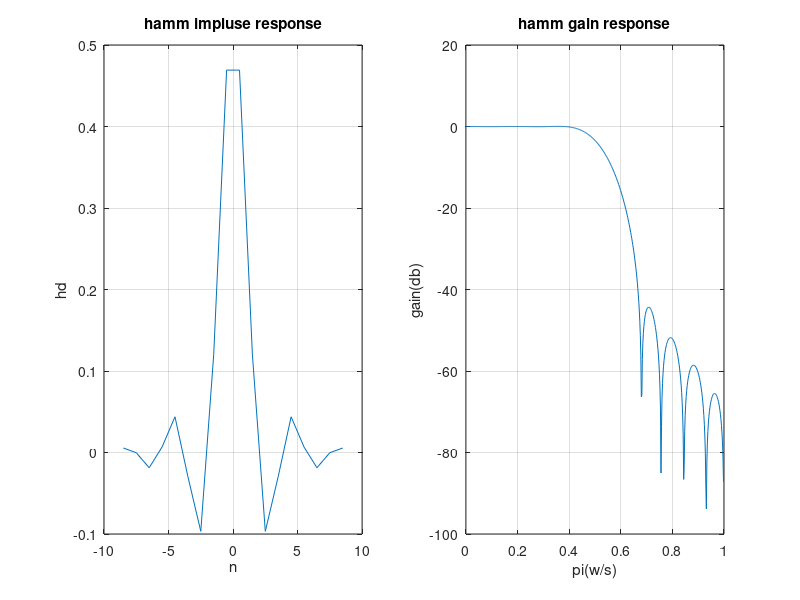
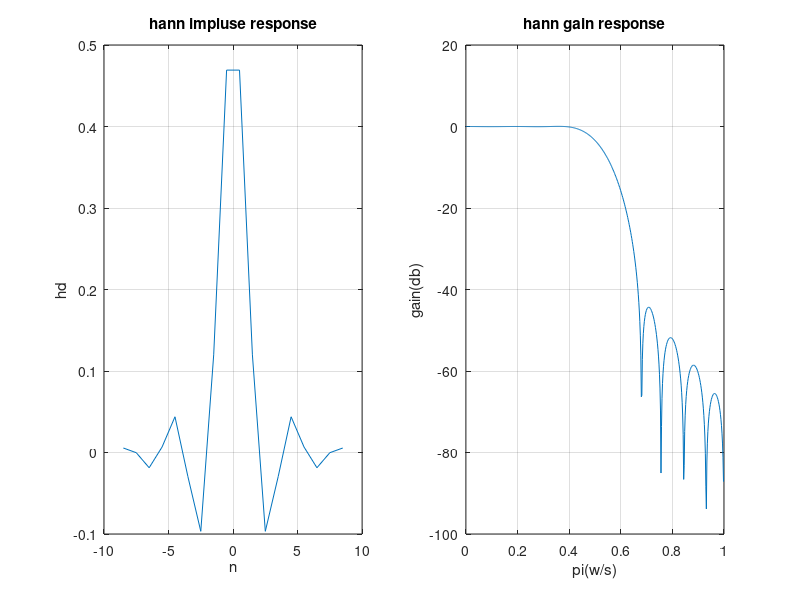
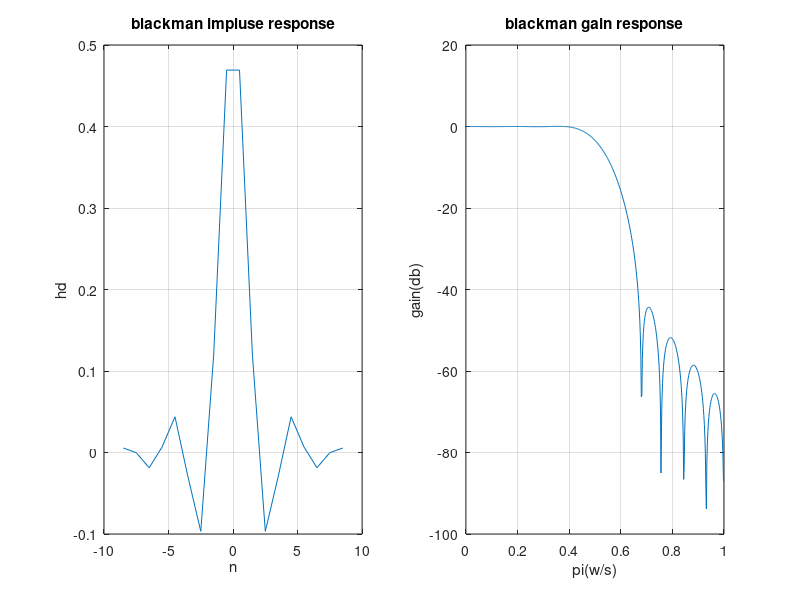
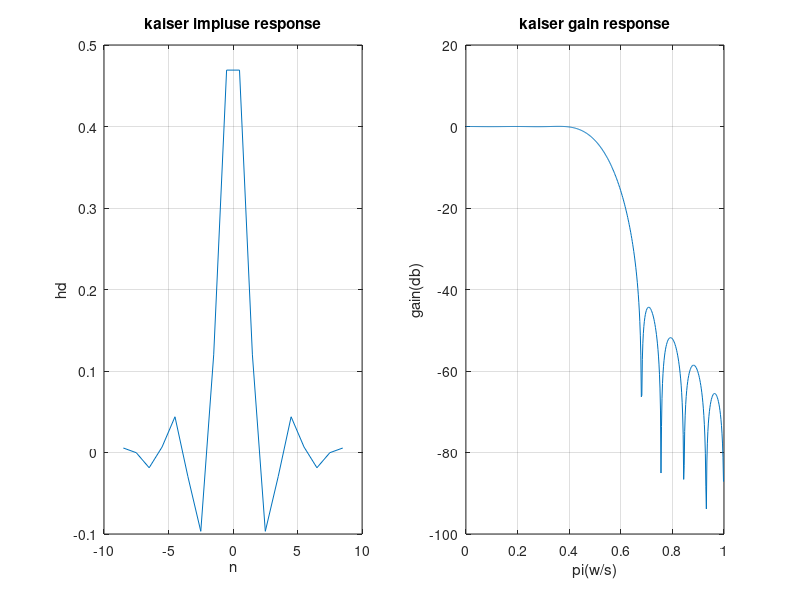

These figures' MATLAB source, in order:
alphaP = 1 - 10 ^ (0.3 / -20);
alphaS = 10 ^ (40 / -20);

figure(1);
fcuts = [3.0/15*2, 5.0/15*2];
mags = [1, 0];
devs = [alphaP, alphaS];
[n, Wn, beta, ftype] = kaiserord(fcuts, mags, devs);

kaiser_win = kaiser(n+1, beta);
hamm_win = hamming(n+1);
hann_win = hanning(n+1);
blackman_win = blackman(n+1);

wins = [hamm_win, hann_win, blackman_win, kaiser_win]
titles = {
    'hamm impluse response',
    'hann impluse response',
    'blackman impluse response',
    'kaiser impluse response'
    };
  
titles2 = {
    'hamm gain response',
    'hann gain response',
    'blackman gain response',
    'kaiser gain response'
    };

x = -n/2 : n/2;

for i = 1 : 4
  figure(i);
  
  subplot(1,2,1);
  hh = fir1(n, Wn, ftype, kaiser(n+1, beta));
  plot(x, hh, '-');
  title(titles(i));
  xlabel('n');
  ylabel('hd')
  grid on;
  
  subplot(1,2,2);
  [h, w] =freqz(hh, 1, 512);
  w = w / pi;
  h = 20 * log10(abs(h));
  plot(w, h, '-');
  title(titles2(i));
  xlabel('pi(w/s)');
  ylabel('gain(db)');
  grid on;

end
